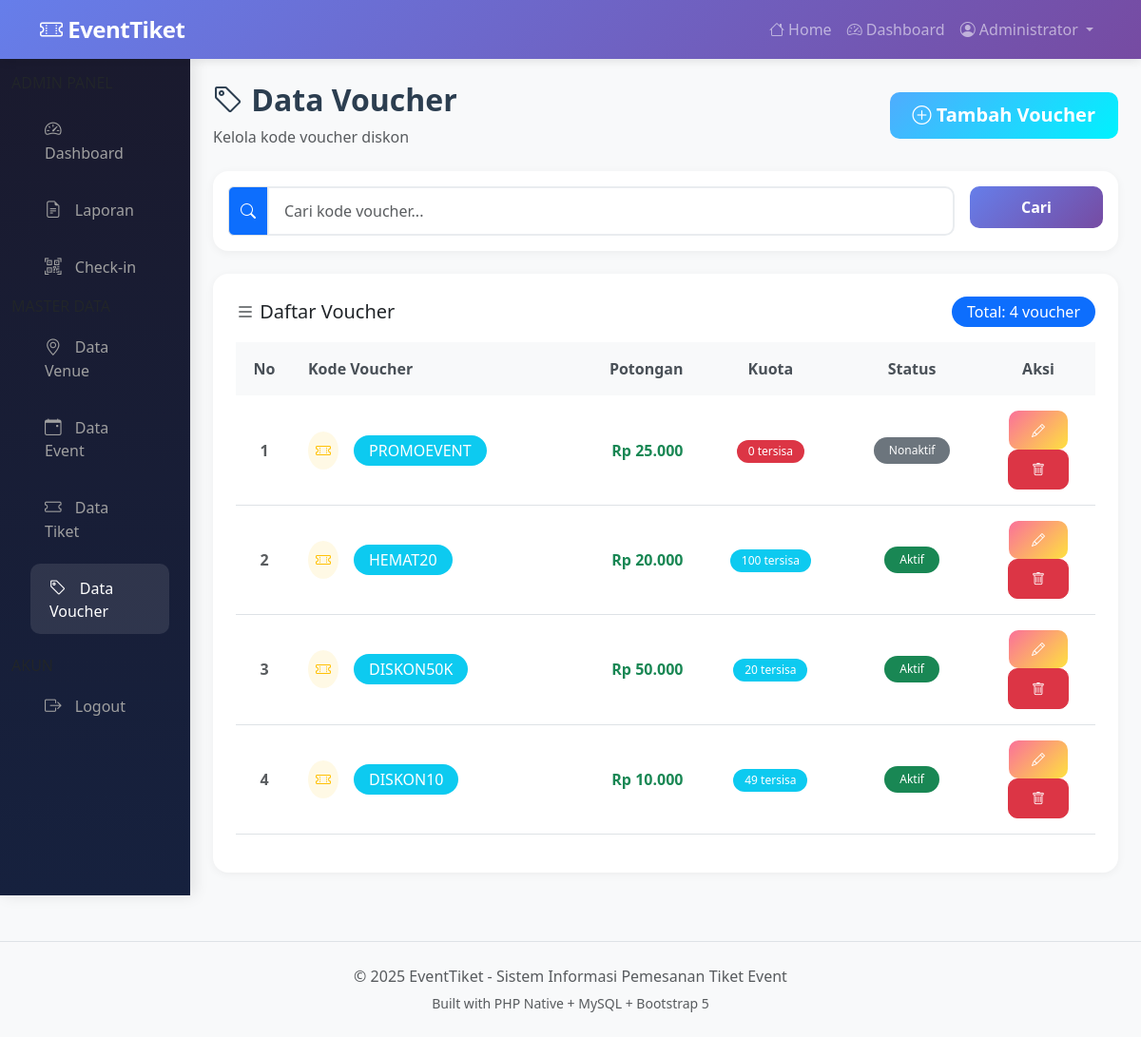
/index.php?p=admin_voucher (signed in), run on the app's committed database.
### tables this page shows
CREATE TABLE `voucher` (
  `id_voucher` int NOT NULL,
  `kode_voucher` varchar(20) NOT NULL,
  `potongan` int NOT NULL,
  `kuota` int DEFAULT '0',
  `status` enum('aktif','nonaktif') DEFAULT 'aktif'
);

### pages/admin/voucher_list.php (the view, shortened to what this page needs)
<?php
$search      = isset($_GET['search']) ? mysqli_real_escape_string($conn, $_GET['search']) : '';
$where       = $search ? "WHERE kode_voucher LIKE '%$search%'" : '';
$limit       = 10;
$cur_page    = isset($_GET['page']) ? (int)$_GET['page'] : 1;
$offset      = ($cur_page - 1) * $limit;
$total_data  = mysqli_fetch_assoc(mysqli_query($conn, "SELECT COUNT(*) as total FROM voucher $where"))['total'];
$query       = mysqli_query($conn, "SELECT * FROM voucher $where ORDER BY id_voucher DESC LIMIT $limit OFFSET $offset");
?>
<div class="container-fluid"><div class="row">
    <?php include 'pages/admin/_sidebar.php'; ?>
    <main class="col-md-10 ms-sm-auto px-md-4 py-4">
        <div class="d-flex justify-content-between align-items-center mb-4">
            <div><h2 class="page-title"><i class="bi bi-tag"></i> Data Voucher</h2><p class="text-muted mb-0">Kelola kode voucher diskon</p></div>
            <a href="?p=admin_voucher_tambah" class="btn btn-success btn-lg"><i class="bi bi-plus-circle"></i> Tambah Voucher</a>
        </div>
        <div class="card mb-4"><div class="card-body">
            <form method="GET" class="row g-3">
                <div class="col-md-10"><div class="input-group"><span class="input-group-text bg-primary text-white"><i class="bi bi-search"></i></span><input type="text" name="search" class="form-control" placeholder="Cari kode voucher..." value="<?= htmlspecialchars($search) ?>"></div></div>
                <div class="col-md-2"><button type="submit" class="btn btn-primary w-100">Cari</button></div>
            </form>
        </div></div>
        <div class="table-container">
            <div class="d-flex justify-content-between align-items-center mb-3">
                <h5 class="mb-0"><i class="bi bi-list"></i> Daftar Voucher</h5>
                <span class="badge bg-primary fs-6">Total: <?= $total_data ?> voucher</span>
            </div>
            <?php if (mysqli_num_rows($query) > 0): ?>
                <div class="table-responsive">
                    <table class="table table-hover align-middle">
                        <thead><tr><th width="60" class="text-center">No</th><th>Kode Voucher</th><th class="text-end">Potongan</th><th class="text-center">Kuota</th><th class="text-center">Status</th><th class="text-center" width="120">Aksi</th></tr></thead>
                        <tbody>
                            <?php $no = $offset + 1; while ($row = mysqli_fetch_assoc($query)):
                                $status_badge = $row['status'] == 'aktif' ? 'success' : 'secondary';
                                $quota_badge  = $row['kuota'] > 0 ? 'info' : 'danger';
                            ?>
                            <tr>
                                <td class="text-center fw-bold text-muted"><?= $no++ ?></td>
                                <td><div class="d-flex align-items-center"><div class="bg-warning bg-opacity-10 rounded-circle p-2 me-3"><i class="bi bi-ticket-perforated text-warning"></i></div><span class="badge bg-info fs-6"><?= htmlspecialchars($row['kode_voucher']) ?></span></div></td>
                                <td class="text-end fw-bold text-success">Rp <?= number_format($row['potongan'], 0, ',', '.') ?></td>
                                <td class="text-center"><span class="badge bg-<?= $quota_badge ?>"><?= $row['kuota'] ?> tersisa</span></td>
                                <td class="text-center"><span class="badge bg-<?= $status_badge ?> px-3 py-2"><?= ucfirst($row['status']) ?></span></td>
                                <td class="text-center">
                                    <a href="?p=admin_voucher_edit&id=<?= $row['id_voucher'] ?>" class="btn btn-warning btn-sm"><i class="bi bi-pencil"></i></a>
                                    <a href="?p=admin_voucher&hapus=<?= $row['id_voucher'] ?>&page=<?= $cur_page ?>&search=<?= urlencode($search) ?>" class="btn btn-danger btn-sm" onclick="return confirm('Yakin hapus?')"><i class="bi bi-trash"></i></a>
                                </td>
                            </tr>
                            <?php endwhile; ?>
                        </tbody>
                    </table>
                </div>
            <?php else: ?>
                <div class="text-center py-5"><i class="bi bi-tag fs-1 text-muted"></i><h5 class="text-muted mt-3"><?= $search ? 'Voucher tidak ditemukan' : 'Belum ada data voucher' ?></h5></div>
            <?php endif; ?>
        </div>
    </main>
</div></div>

### includes/header.php (style rules this page uses)
:root { --primary-gradient: linear-gradient(135deg, #667eea 0%, #764ba2 100%); --secondary-gradient: linear-gradient(135deg, #f093fb 0%, #f5576c 100%); --success-gradient: linear-gradient(135deg, #4facfe 0%, #00f2fe 100%); --warning-gradient: linear-gradient(135deg, #fa709a 0%, #fee140 100%); }
body { font-family: 'Segoe UI', Tahoma, Geneva, Verdana, sans-serif; background-color: #f8f9fa; }
.btn { border-radius: 10px; font-weight: 600; padding: 0.6rem 1.5rem; transition: all 0.3s ease; }
.btn-primary { background: var(--primary-gradient); border: none; }
.btn-success { background: var(--success-gradient); border: none; }
.btn-warning { background: var(--warning-gradient); border: none; color: white; }
.table-container { background: white; border-radius: 16px; padding: 1.5rem; box-shadow: 0 2px 10px rgba(0, 0, 0, 0.05); }
.table thead th { background: #f8f9fa; border: none; font-weight: 600; color: #495057; padding: 1rem; }
.table tbody td { padding: 1rem; vertical-align: middle; }
.badge { padding: 0.5em 1em; border-radius: 20px; font-weight: 500; }
.form-control, .form-select { border-radius: 10px; border: 2px solid #e9ecef; padding: 0.75rem 1rem; transition: all 0.3s ease; }
.page-title { font-weight: 700; color: #2c3e50; margin-bottom: 0.5rem; }
.card { border: none; border-radius: 16px; box-shadow: 0 2px 10px rgba(0, 0, 0, 0.05); }

### data on the page
voucher: kode_voucher "PROMOEVENT", potongan "25.000", kuota "0", status "Nonaktif"
voucher: kode_voucher "HEMAT20", potongan "20.000", kuota "100", status "Aktif"
voucher: kode_voucher "DISKON50K", potongan "50.000", kuota "20", status "Aktif"
voucher: kode_voucher "DISKON10", potongan "10.000", kuota "49", status "Aktif"

### other printed values
$_SESSION['nama'] "Administrator"
$item['label'] "Dashboard"
$item['label'] "Laporan"
$item['label'] "Check-in"
$item['label'] "Data Venue"
$item['label'] "Data Event"
$item['label'] "Data Tiket"
$item['label'] "Data Voucher"
$total_data "4"
